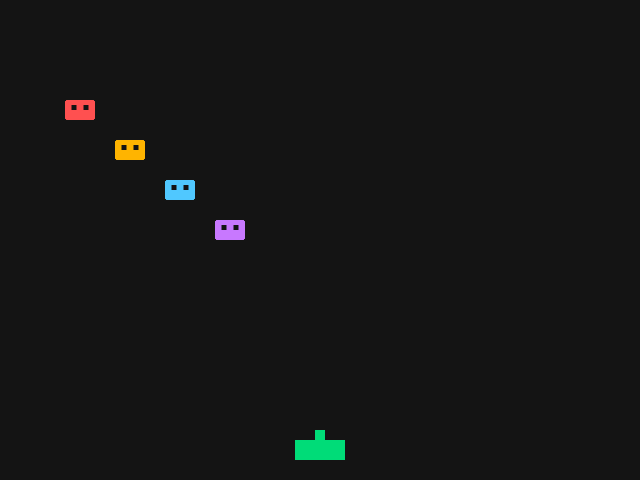
Frame 1 (no input)
Frame 60 (no input): identical to frame 1, image omitted
Frame 120 (the mouse pressed at the canvas centre since frame 60): identical to frame 1, image omitted

The p5.js sketch that drew this single still picture (run headless with seeded random() and noise() and a simulated clock; from frame 60 on, the mouse is pressed at the canvas centre):

// p5.js sketch
// ── sketch.js
// BUG HUNT: this sketch has one bug planted in it. See the README in the
// folder above for how to track it down.
//
// What changed: a grid of aliens, built with a nested loop and stored in
// one array. Each row has its own colour. The aliens don't move yet, and
// bullets pass straight through them (collisions come at stage 7).

const CANVAS_WIDTH = 640;
const CANVAS_HEIGHT = 480;
const BACKGROUND_COLOUR = 20;

const SHIP_WIDTH = 50;
const SHIP_HEIGHT = 20;
const SHIP_MARGIN = 30;   // gap between the ship's centre and the bottom edge
const SHIP_SPEED = 5;     // pixels per frame

const BULLET_WIDTH = 4;
const BULLET_HEIGHT = 12;
const BULLET_SPEED = 8;   // pixels per frame

const ALIEN_ROWS = 4;
const ALIEN_COLUMNS = 8;
const ALIEN_WIDTH = 30;
const ALIEN_HEIGHT = 20;
const ALIEN_SPACING_X = 50;   // distance between the centres of neighbouring aliens
const ALIEN_SPACING_Y = 40;
const ALIEN_GRID_LEFT = 80;   // centre of the top-left alien
const ALIEN_GRID_TOP = 110;

class Ship {
    // x and y are the centre of the ship's body.
    constructor(x, y, bodyWidth, bodyHeight, speed, shipColour) {
        this.x = x;
        this.y = y;
        this.bodyWidth = bodyWidth;
        this.bodyHeight = bodyHeight;
        this.speed = speed;
        this.col = shipColour;
        this.cannonWidth = bodyWidth / 5;
        this.cannonHeight = bodyHeight / 2;
    }

    // direction is -1 (left), 0 (stay still) or 1 (right).
    move(direction) {
        this.x += direction * this.speed;

        let halfWidth = this.bodyWidth / 2;
        if (this.x - halfWidth < 0) {
            this.x = halfWidth;
        } else if (this.x + halfWidth > width) {
            this.x = width - halfWidth;
        }
    }

    // The y position of the top of the cannon, where bullets come from.
    cannonTopY() {
        return this.y - this.bodyHeight / 2 - this.cannonHeight;
    }

    display() {
        push();
        translate(this.x, this.y);
        rectMode(CENTER);
        noStroke();
        fill(this.col);
        rect(0, 0, this.bodyWidth, this.bodyHeight);
        rect(0, -(this.bodyHeight + this.cannonHeight) / 2, this.cannonWidth, this.cannonHeight);
        pop();
    }
}

class Bullet {
    // x and y are the centre of the bullet.
    constructor(x, y, bulletWidth, bulletHeight, speed, bulletColour) {
        this.x = x;
        this.y = y;
        this.bulletWidth = bulletWidth;
        this.bulletHeight = bulletHeight;
        this.speed = speed;
        this.col = bulletColour;
    }

    // Bullets only travel up the screen, so y gets smaller.
    move() {
        this.y -= this.speed;
    }

    // True once the whole bullet (including its bottom edge) has gone
    // past the top of the canvas.
    isOffScreen() {
        return this.y + this.bulletHeight / 2 < 0;
    }

    display() {
        push();
        rectMode(CENTER);
        noStroke();
        fill(this.col);
        rect(this.x, this.y, this.bulletWidth, this.bulletHeight);
        pop();
    }
}

class Alien {
    // x and y are the centre of the alien.
    constructor(x, y, alienWidth, alienHeight, alienColour) {
        this.x = x;
        this.y = y;
        this.alienWidth = alienWidth;
        this.alienHeight = alienHeight;
        this.col = alienColour;
    }

    display() {
        // Eye size and position depend on the alien's size, so the whole
        // alien scales together.
        let eyeSize = this.alienHeight / 4;
        let eyeOffsetX = this.alienWidth / 5;
        let eyeOffsetY = -this.alienHeight / 8;

        push();
        translate(this.x, this.y);
        rectMode(CENTER);
        noStroke();
        fill(this.col);
        rect(0, 0, this.alienWidth, this.alienHeight, 4);   // body, rounded corners
        fill(BACKGROUND_COLOUR);
        rect(-eyeOffsetX, eyeOffsetY, eyeSize, eyeSize);     // left eye
        rect(eyeOffsetX, eyeOffsetY, eyeSize, eyeSize);      // right eye
        pop();
    }
}

let ship;
let bullets = [];         // every bullet currently on screen
let aliens = [];          // every alien still alive
let showDebug = false;    // D key turns the debug overlay on and off

function setup() {
    createCanvas(CANVAS_WIDTH, CANVAS_HEIGHT);

    ship = new Ship(width / 2, height - SHIP_MARGIN, SHIP_WIDTH, SHIP_HEIGHT, SHIP_SPEED, color(0, 220, 120));

    let rowColours = [color(255, 80, 80), color(255, 180, 0), color(80, 200, 255), color(200, 120, 255)];
    aliens = createAlienGrid(ALIEN_ROWS, ALIEN_COLUMNS, rowColours);

    runTests();
}

function draw() {
    background(BACKGROUND_COLOUR);

    ship.move(readDirection());
    ship.display();

    displayAliens();
    updateBullets();

    if (showDebug) {
        displayDebugInfo();
    }
}

// Builds a grid of aliens and returns them in one array, row by row:
// the first row from left to right, then the second row, and so on.
// If there are more rows than colours, the colours repeat.
function createAlienGrid(rowCount, columnCount, colourList) {
    let grid = [];

    for (let row = 0; row < rowCount; row++) {
        for (let column = 0; column < columnCount; column++) {
            let x = ALIEN_GRID_LEFT + row * ALIEN_SPACING_X;
            let y = ALIEN_GRID_TOP + row * ALIEN_SPACING_Y;
            let alienColour = colourList[row % colourList.length];
            grid.push(new Alien(x, y, ALIEN_WIDTH, ALIEN_HEIGHT, alienColour));
        }
    }

    return grid;
}

function displayAliens() {
    for (let i = 0; i < aliens.length; i++) {
        aliens[i].display();
    }
}

// Turns the arrow keys into a direction: -1 for left, 1 for right,
// 0 for neither. Holding both keys gives 0, so the ship stays still.
function readDirection() {
    let direction = 0;
    if (keyIsDown(LEFT_ARROW)) {
        direction -= 1;
    }
    if (keyIsDown(RIGHT_ARROW)) {
        direction += 1;
    }
    return direction;
}

// keyPressed() runs once per key press, so holding space fires once.
function keyPressed() {
    if (key === " ") {
        fireBullet();
    } else if (key === "d" || key === "D") {
        showDebug = !showDebug;
    }
}

function fireBullet() {
    let startY = ship.cannonTopY() - BULLET_HEIGHT / 2;
    let newBullet = new Bullet(ship.x, startY, BULLET_WIDTH, BULLET_HEIGHT, BULLET_SPEED, color(255));
    bullets.push(newBullet);
}

function updateBullets() {
    for (let i = 0; i < bullets.length; i++) {
        bullets[i].move();
        bullets[i].display();
    }

    removeOffScreenBullets(bullets);
}

// Removes every bullet that has gone off the top of the screen from the
// array it's given. It loops backwards: removing an item moves every
// later item down one place, and going backwards means the items still
// to be checked are never the ones that moved.
function removeOffScreenBullets(bulletList) {
    for (let i = bulletList.length - 1; i >= 0; i--) {
        if (bulletList[i].isOffScreen()) {
            bulletList.splice(i, 1);
        }
    }
}

// Information for the developer, not the player.
function displayDebugInfo() {
    push();
    fill(255, 255, 0);
    noStroke();
    textSize(14);
    text("bullets in array: " + bullets.length, 10, 20);
    text("aliens in array: " + aliens.length, 10, 40);
    text("frame rate: " + round(frameRate()), 10, 60);
    pop();
}

// ── tests.js
// Automatic tests. runTests() is called once, at the end of setup().
// Open the browser console (F12, then the Console tab) to see the results.

// Compares the value we got with the value we expected, and prints
// PASS or FAIL. FAIL uses console.error so it shows up in red.
function check(description, actual, expected) {
    if (actual === expected) {
        console.log("PASS: " + description);
    } else {
        console.error("FAIL: " + description + " (expected " + expected + ", got " + actual + ")");
    }
}

function runTests() {
    console.log("--- Running tests ---");

    // If a test crashes (for example, it calls a method that doesn't
    // exist yet), report it instead of stopping the whole game.
    try {
        testShipConstructor();
        testShipStartPosition();
        testShipMoves();
        testShipStaysOnCanvas();
        testCannonTop();
        testBulletMoves();
        testBulletOffScreen();
        testFireAddsBullets();
        testRemoveOffScreenBullets();
        testAlienGridSize();
        testAlienGridPositions();
        testAlienGridColours();
        testAliensFitOnCanvas();
    } catch (error) {
        console.error("A test crashed: " + error.message);
    }

    console.log("--- Tests finished ---");
}

// --- Ship tests (unchanged from stage 2) ---

// Builds a ship for testing, separate from the game's real ship, so the
// tests can move it around without affecting the game.
function makeTestShip(startX) {
    return new Ship(startX, 200, 50, 20, 5, color(255));
}

function testShipConstructor() {
    let testShip = makeTestShip(100);

    check("constructor stores x", testShip.x, 100);
    check("constructor stores y", testShip.y, 200);
    check("constructor stores bodyWidth", testShip.bodyWidth, 50);
    check("constructor stores speed", testShip.speed, 5);
}

function testShipStartPosition() {
    check("ship starts in the middle", ship.x, width / 2);
    check("ship starts near the bottom", ship.y, height - SHIP_MARGIN);
}

function testShipMoves() {
    let testShip = makeTestShip(100);
    testShip.move(1);
    check("moving right adds speed to x", testShip.x, 105);

    testShip = makeTestShip(100);
    testShip.move(-1);
    check("moving left subtracts speed from x", testShip.x, 95);

    testShip = makeTestShip(100);
    testShip.move(0);
    check("direction 0 leaves x unchanged", testShip.x, 100);
}

function testShipStaysOnCanvas() {
    let testShip = makeTestShip(27);
    testShip.move(-1);
    check("stops at the left edge", testShip.x, 25);

    testShip = makeTestShip(width - 27);
    testShip.move(1);
    check("stops at the right edge", testShip.x, width - 25);

    testShip = makeTestShip(width / 2);
    for (let i = 0; i < 1000; i++) {
        testShip.move(1);
    }
    check("still at the right edge after 1000 moves", testShip.x, width - 25);
}

// --- Bullet tests (unchanged from stage 4) ---

function testCannonTop() {
    let testShip = makeTestShip(100);
    check("cannon top is above the body", testShip.cannonTopY(), 180);
}

function makeTestBullet(startY) {
    return new Bullet(100, startY, 4, 12, 8, color(255));
}

function testBulletMoves() {
    let testBullet = makeTestBullet(300);
    testBullet.move();
    check("bullet moves up by its speed", testBullet.y, 292);
    check("bullet doesn't move sideways", testBullet.x, 100);
}

function testBulletOffScreen() {
    check("bullet in the middle is on screen", makeTestBullet(300).isOffScreen(), false);
    check("bullet just touching the top is on screen", makeTestBullet(-6).isOffScreen(), false);
    check("bullet just past the top is off screen", makeTestBullet(-7).isOffScreen(), true);
}

function testFireAddsBullets() {
    bullets = [];
    fireBullet();
    fireBullet();
    check("firing twice gives two bullets", bullets.length, 2);

    bullets = [];
}

function testRemoveOffScreenBullets() {
    let onScreen = [makeTestBullet(100), makeTestBullet(200), makeTestBullet(300)];
    removeOffScreenBullets(onScreen);
    check("keeps bullets that are on screen", onScreen.length, 3);

    let offScreen = [makeTestBullet(-50), makeTestBullet(-60), makeTestBullet(-70)];
    removeOffScreenBullets(offScreen);
    check("removes every bullet that is off screen", offScreen.length, 0);

    let mixed = [makeTestBullet(100), makeTestBullet(-50), makeTestBullet(-60), makeTestBullet(200)];
    removeOffScreenBullets(mixed);
    check("removes only the off-screen bullets", mixed.length, 2);
    check("first survivor is the right bullet", mixed[0].y, 100);
    check("second survivor is the right bullet", mixed[1].y, 200);

    let empty = [];
    removeOffScreenBullets(empty);
    check("an empty array stays empty", empty.length, 0);
}

// --- New in stage 5 ---

function testAlienGridSize() {
    let grid = createAlienGrid(2, 3, [color(255)]);
    check("2 rows of 3 gives 6 aliens", grid.length, 6);

    let emptyGrid = createAlienGrid(0, 3, [color(255)]);
    check("0 rows gives no aliens", emptyGrid.length, 0);
}

// A 2 x 3 grid is stored row by row:
//   index 0, 1, 2  = top row, left to right
//   index 3, 4, 5  = second row, left to right
function testAlienGridPositions() {
    let grid = createAlienGrid(2, 3, [color(255)]);

    check("first alien x", grid[0].x, ALIEN_GRID_LEFT);
    check("first alien y", grid[0].y, ALIEN_GRID_TOP);

    check("second alien is one column right", grid[1].x, ALIEN_GRID_LEFT + ALIEN_SPACING_X);
    check("second alien is in the same row", grid[1].y, ALIEN_GRID_TOP);

    check("fourth alien starts the second row (x)", grid[3].x, ALIEN_GRID_LEFT);
    check("fourth alien starts the second row (y)", grid[3].y, ALIEN_GRID_TOP + ALIEN_SPACING_Y);

    check("last alien x", grid[5].x, ALIEN_GRID_LEFT + 2 * ALIEN_SPACING_X);
    check("last alien y", grid[5].y, ALIEN_GRID_TOP + ALIEN_SPACING_Y);
}

// With 3 rows and only 2 colours, the third row should reuse the first
// colour. === on objects is true only if they're the very same object.
function testAlienGridColours() {
    let firstColour = color(255, 0, 0);
    let secondColour = color(0, 0, 255);
    let grid = createAlienGrid(3, 1, [firstColour, secondColour]);

    check("row 0 uses the first colour", grid[0].col, firstColour);
    check("row 1 uses the second colour", grid[1].col, secondColour);
    check("row 2 repeats the first colour", grid[2].col, firstColour);
}

// Checks every alien in the real game, but prints one result rather
// than 32. Counting the problems keeps the console readable.
function testAliensFitOnCanvas() {
    let outsideCount = 0;

    for (let i = 0; i < aliens.length; i++) {
        let alien = aliens[i];
        let halfWidth = alien.alienWidth / 2;
        let halfHeight = alien.alienHeight / 2;

        if (alien.x - halfWidth < 0 || alien.x + halfWidth > width ||
            alien.y - halfHeight < 0 || alien.y + halfHeight > height) {
            outsideCount++;
            console.log("Alien " + i + " is outside the canvas at (" + alien.x + ", " + alien.y + ")");
        }
    }

    check("every alien starts on the canvas", outsideCount, 0);
    check("the game has the right number of aliens", aliens.length, ALIEN_ROWS * ALIEN_COLUMNS);
}
